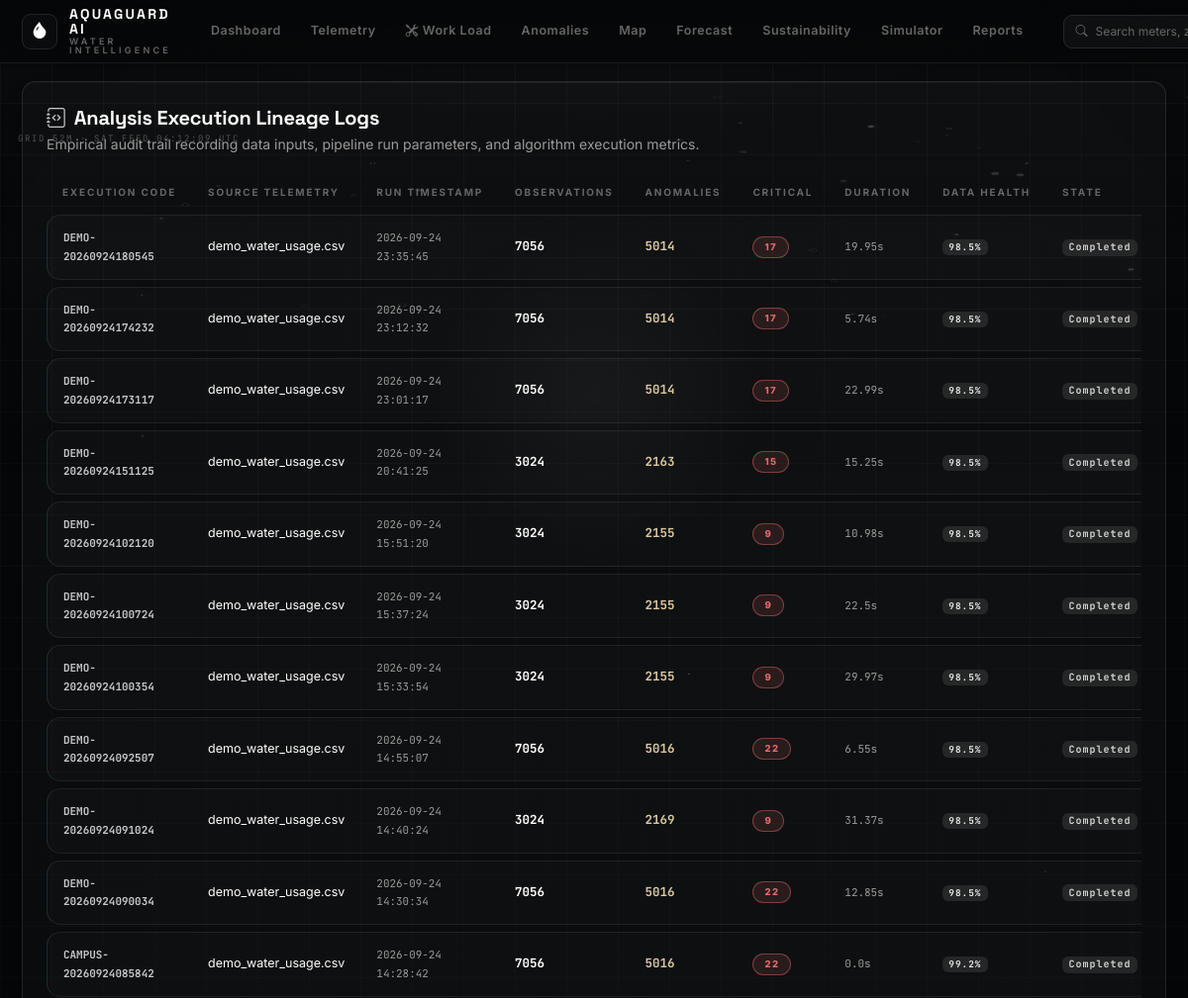
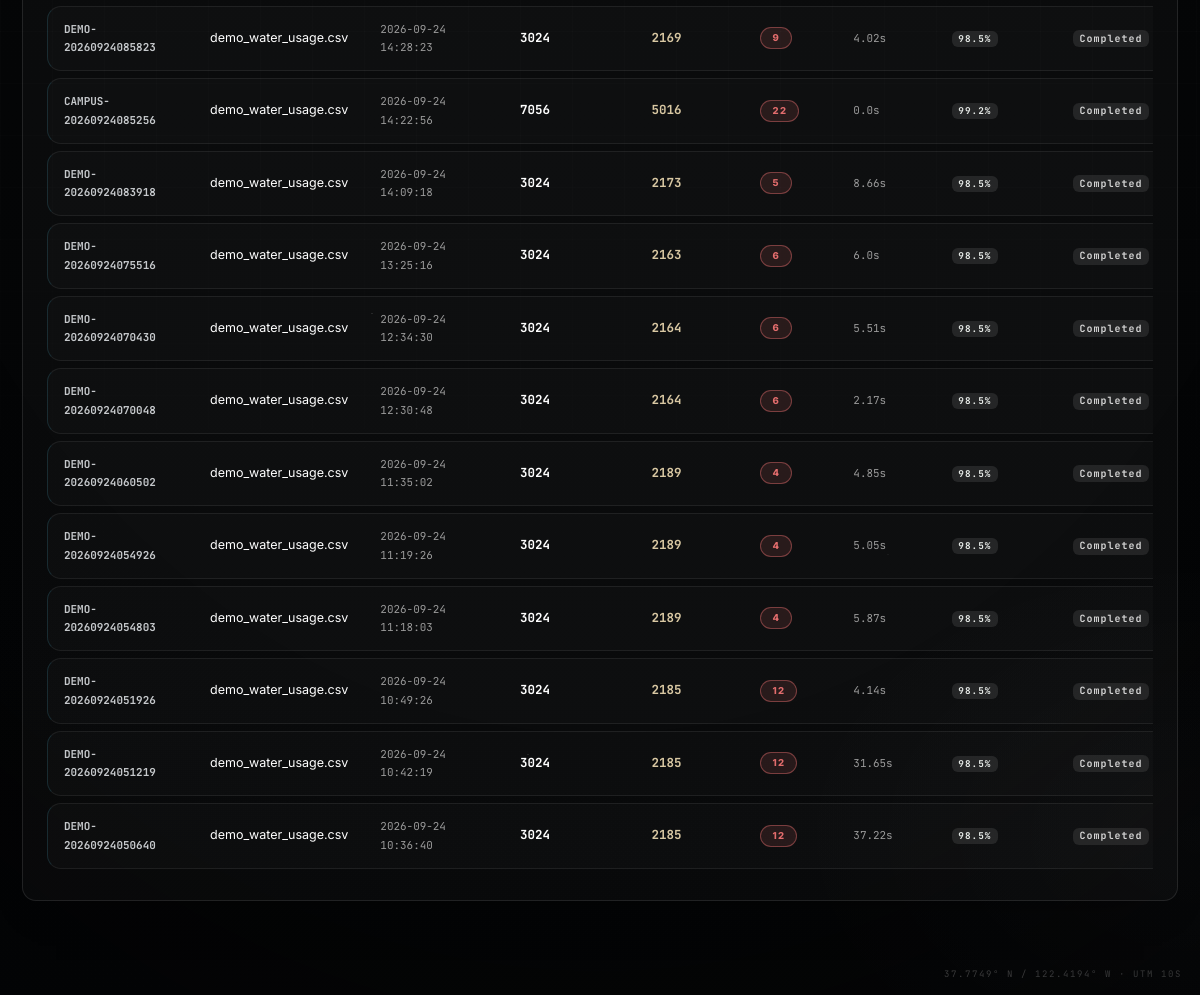
The page /analysis (signed in) on the database its author committed (2 pictures, top to bottom).
### models.py (models this page shows)
class AnalysisRun(db.Model):
    __tablename__ = 'analysis_runs'
    id = db.Column(db.Integer, primary_key=True)
    run_code = db.Column(db.String(64), unique=True, nullable=False)
    filename = db.Column(db.String(255), nullable=False)
    records_count = db.Column(db.Integer, default=0)
    valid_records = db.Column(db.Integer, default=0)
    invalid_records = db.Column(db.Integer, default=0)
    duplicate_records = db.Column(db.Integer, default=0)
    anomalies_found = db.Column(db.Integer, default=0)
    critical_count = db.Column(db.Integer, default=0)
    execution_time_seconds = db.Column(db.Float, default=0.0)
    data_quality_score = db.Column(db.Float, default=100.0)
    algorithms_used = db.Column(db.String(255), nullable=True)
    parameters = db.Column(db.Text, nullable=True)  # JSON parameters used
    status = db.Column(db.String(30), default='Completed')
    created_at = db.Column(db.DateTime, default=datetime.now)

### routes/main_routes.py (the view)
@main_bp.route('/analysis')
@login_required
def analysis_history():
    runs = AnalysisRun.query.order_by(AnalysisRun.created_at.desc()).all()
    return render_template('pages/analysis.html', runs=runs)

### templates/pages/analysis.html (shortened to what this page needs)
{% extends 'base.html' %}
{% block content %}
<div class="glass-panel p-4 mb-4">
  <div class="d-flex align-items-center justify-content-between mb-3">
    <div>
      <h3 class="h5 fw-bold text-white mb-1"><i class="bi bi-journal-code text-info me-2"></i>Analysis Execution Lineage Logs</h3>
      <p class="text-secondary small mb-0">Empirical audit trail recording data inputs, pipeline run parameters, and algorithm execution metrics.</p>
    </div>
  </div>
  <div class="table-responsive">
    <table class="holo-table">
      <thead>
        <tr>
          <th>Execution Code</th>
          <th>Source Telemetry</th>
          <th>Run Timestamp</th>
          <th>Observations</th>
          <th>Anomalies</th>
          <th>Critical</th>
          <th>Duration</th>
          <th>Data Health</th>
          <th>State</th>
        </tr>
      </thead>
      <tbody>
        {% if runs %}
          {% for r in runs %}
          <tr>
            <td><code class="text-info fw-bold font-mono">{{ r.run_code }}</code></td>
            <td><span class="text-white">{{ r.filename }}</span></td>
            <td><small class="text-secondary font-mono">{{ r.created_at.strftime('%Y-%m-%d %H:%M:%S') }}</small></td>
            <td><strong class="font-mono text-white">{{ r.records_count }}</strong></td>
            <td><span class="text-warning fw-bold font-mono">{{ r.anomalies_found }}</span></td>
            <td><span class="pill-severity {% if r.critical_count > 0 %}pill-critical{% else %}pill-normal{% endif %}">{{ r.critical_count }}</span></td>
            <td><small class="text-secondary font-mono">{{ r.execution_time_seconds }}s</small></td>
            <td>
              <span class="badge {% if r.data_quality_score >= 85 %}bg-success{% elif r.data_quality_score >= 60 %}bg-warning text-dark{% else %}bg-danger{% endif %} font-mono">
                {{ r.data_quality_score }}%
              </span>
            </td>
            <td><span class="badge bg-secondary font-mono" style="font-size: 10px;">{{ r.status }}</span></td>
          </tr>
          {% endfor %}
        {% else %}
          <tr>
            <td colspan="9" class="text-center py-5 text-muted">
              No analysis pipeline execution logs recorded yet.
            </td>
          </tr>
        {% endif %}
      </tbody>
    </table>
  </div>
</div>
{% endblock %}

### static/css/design3.css (style rules this page uses)
:root { --bg-deep: #050607; --bg-ocean: #0b0d0f; --bg-abyss: #030405; --aqua-1: #ffffff; --aqua-2: #d6d6d6; --aqua-3: #9fa4a8; --aqua-deep: #232629; --teal: #c8cccf; --holo-purple: #b9bdc1; --green: #e8ece9; --amber: #d9c8a3; --red: #e26d6d; --red-deep: #b54a4a; --text-hi: #f5f5f5; --text-dim: #a5a5a5; --text-mut: #666666; --bs-secondary: #a5a5a5; --bs-secondary-rgb: 165, 165, 165; --bs-secondary-color: #a5a5a5; --bs-secondary-color-rgb: 165, 165, 165; --bs-border-color: rgba(255, 255, 255, 0.10); --glass-bg: rgba(11, 13, 15, 0.55); --glass-border: rgba(255, 255, 255, 0.10); --glass-border-bright: rgba(255, 255, 255, 0.22); --glass-blur: blur(20px) saturate(1); --glow-aqua: 0 0 0 rgba(0,0,0,0); --glow-aqua-lg: 0 0 18px rgba(255,255,255,0.05); --glow-red: 0 0 16px rgba(226,109,109,0.22); --glow-green: 0 0 14px rgba(255,255,255,0.06); --card-bg: rgba(255, 255, 255, 0.025); --card-border: rgba(255, 255, 255, 0.10); --panel-bg: #101316; --panel-elev: #15191c; }
body { background: var(--bg-deep); color: var(--text-hi); }
body::before { background: radial-gradient(1100px 640px at 50% -12%, rgba(255,255,255,0.045), transparent 60%), radial-gradient(760px 520px at 100% 92%, rgba(255,255,255,0.025), transparent 55%), linear-gradient(180deg, #070809 0%, #050607 55%, #040506 100%); }
body::after { background: radial-gradient(120% 90% at 50% 40%, transparent 52%, rgba(2, 2, 3, 0.6) 100%); }
.glass-panel, .glass-card { background: var(--card-bg); backdrop-filter: blur(16px) saturate(1); -webkit-backdrop-filter: blur(16px) saturate(1); border: 1px solid var(--card-border); border-radius: 14px; box-shadow: 0 18px 50px -34px rgba(0,0,0,0.9), inset 0 1px 0 rgba(255,255,255,0.02); }
.glass-panel::before, .glass-card::before { background: linear-gradient(90deg, transparent, rgba(255,255,255,0.05), transparent); height: 1px; }
.holo-table th { color: var(--text-mut); letter-spacing: 1.8px; }
.holo-table td { background: rgba(255,255,255,0.02); border-color: rgba(255,255,255,0.07); color: var(--text-hi); }
.pill-severity { letter-spacing: 1.4px; }
.pill-critical { background: rgba(226,109,109,0.12); border: 1px solid rgba(226,109,109,0.45); color: #e26d6d; box-shadow: none; }
.badge { font-family: 'JetBrains Mono'; letter-spacing: 1px; }
.bg-success { background: rgba(232,236,233,0.1) !important; color: #e8ece9 !important; }
.bg-secondary { background: rgba(102,102,102,0.25) !important; color: #d6d6d6 !important; }
.text-info { color: #c6c9cc !important; }
.text-warning { color: #d9c8a3 !important; }
.text-secondary { color: #9b9b9b !important; }
* { scrollbar-width: thin; scrollbar-color: rgba(255,255,255,0.2) rgba(5,6,7,.9); }

### rows shown on the page
AnalysisRun: run_code "DEMO-20260924180545", filename "demo_water_usage.csv", created_at "2026-09-24 23:35:45", records_count "7056", anomalies_found "5014", critical_count "17", execution_time_seconds "19.95", data_quality_score "98.5", status "Completed"
AnalysisRun: run_code "DEMO-20260924174232", filename "demo_water_usage.csv", created_at "2026-09-24 23:12:32", records_count "7056", anomalies_found "5014", critical_count "17", execution_time_seconds "5.74", data_quality_score "98.5", status "Completed"
AnalysisRun: run_code "DEMO-20260924173117", filename "demo_water_usage.csv", created_at "2026-09-24 23:01:17", records_count "7056", anomalies_found "5014", critical_count "17", execution_time_seconds "22.99", data_quality_score "98.5", status "Completed"
AnalysisRun: run_code "DEMO-20260924151125", filename "demo_water_usage.csv", created_at "2026-09-24 20:41:25", records_count "3024", anomalies_found "2163", critical_count "15", execution_time_seconds "15.25", data_quality_score "98.5", status "Completed"
AnalysisRun: run_code "DEMO-20260924102120", filename "demo_water_usage.csv", created_at "2026-09-24 15:51:20", records_count "3024", anomalies_found "2155", critical_count "9", execution_time_seconds "10.98", data_quality_score "98.5", status "Completed"
AnalysisRun: run_code "DEMO-20260924100724", filename "demo_water_usage.csv", created_at "2026-09-24 15:37:24", records_count "3024", anomalies_found "2155", critical_count "9", execution_time_seconds "22.5", data_quality_score "98.5", status "Completed"
AnalysisRun: run_code "DEMO-20260924100354", filename "demo_water_usage.csv", created_at "2026-09-24 15:33:54", records_count "3024", anomalies_found "2155", critical_count "9", execution_time_seconds "29.97", data_quality_score "98.5", status "Completed"
AnalysisRun: run_code "DEMO-20260924092507", filename "demo_water_usage.csv", created_at "2026-09-24 14:55:07", records_count "7056", anomalies_found "5016", critical_count "22", execution_time_seconds "6.55", data_quality_score "98.5", status "Completed"
AnalysisRun: run_code "DEMO-20260924091024", filename "demo_water_usage.csv", created_at "2026-09-24 14:40:24", records_count "3024", anomalies_found "2169", critical_count "9", execution_time_seconds "31.37", data_quality_score "98.5", status "Completed"
AnalysisRun: run_code "DEMO-20260924090034", filename "demo_water_usage.csv", created_at "2026-09-24 14:30:34", records_count "7056", anomalies_found "5016", critical_count "22", execution_time_seconds "12.85", data_quality_score "98.5", status "Completed"
AnalysisRun: run_code "CAMPUS-20260924085842", filename "demo_water_usage.csv", created_at "2026-09-24 14:28:42", records_count "7056", anomalies_found "5016", critical_count "22", execution_time_seconds "0.0", data_quality_score "99.2", status "Completed"
AnalysisRun: run_code "DEMO-20260924085823", filename "demo_water_usage.csv", created_at "2026-09-24 14:28:23", records_count "3024", anomalies_found "2169", critical_count "9", execution_time_seconds "4.02", data_quality_score "98.5", status "Completed"
AnalysisRun: run_code "CAMPUS-20260924085256", filename "demo_water_usage.csv", created_at "2026-09-24 14:22:56", records_count "7056", anomalies_found "5016", critical_count "22", execution_time_seconds "0.0", data_quality_score "99.2", status "Completed"
AnalysisRun: run_code "DEMO-20260924083918", filename "demo_water_usage.csv", created_at "2026-09-24 14:09:18", records_count "3024", anomalies_found "2173", critical_count "5", execution_time_seconds "8.66", data_quality_score "98.5", status "Completed"
AnalysisRun: run_code "DEMO-20260924075516", filename "demo_water_usage.csv", created_at "2026-09-24 13:25:16", records_count "3024", anomalies_found "2163", critical_count "6", execution_time_seconds "6.0", data_quality_score "98.5", status "Completed"
AnalysisRun: run_code "DEMO-20260924070430", filename "demo_water_usage.csv", created_at "2026-09-24 12:34:30", records_count "3024", anomalies_found "2164", critical_count "6", execution_time_seconds "5.51", data_quality_score "98.5", status "Completed"
AnalysisRun: run_code "DEMO-20260924070048", filename "demo_water_usage.csv", created_at "2026-09-24 12:30:48", records_count "3024", anomalies_found "2164", critical_count "6", execution_time_seconds "2.17", data_quality_score "98.5", status "Completed"
AnalysisRun: run_code "DEMO-20260924060502", filename "demo_water_usage.csv", created_at "2026-09-24 11:35:02", records_count "3024", anomalies_found "2189", critical_count "4", execution_time_seconds "4.85", data_quality_score "98.5", status "Completed"
AnalysisRun: run_code "DEMO-20260924054926", filename "demo_water_usage.csv", created_at "2026-09-24 11:19:26", records_count "3024", anomalies_found "2189", critical_count "4", execution_time_seconds "5.05", data_quality_score "98.5", status "Completed"
AnalysisRun: run_code "DEMO-20260924054803", filename "demo_water_usage.csv", created_at "2026-09-24 11:18:03", records_count "3024", anomalies_found "2189", critical_count "4", execution_time_seconds "5.87", data_quality_score "98.5", status "Completed"
AnalysisRun: run_code "DEMO-20260924051926", filename "demo_water_usage.csv", created_at "2026-09-24 10:49:26", records_count "3024", anomalies_found "2185", critical_count "12", execution_time_seconds "4.14", data_quality_score "98.5", status "Completed"
AnalysisRun: run_code "DEMO-20260924051219", filename "demo_water_usage.csv", created_at "2026-09-24 10:42:19", records_count "3024", anomalies_found "2185", critical_count "12", execution_time_seconds "31.65", data_quality_score "98.5", status "Completed"
AnalysisRun: run_code "DEMO-20260924050640", filename "demo_water_usage.csv", created_at "2026-09-24 10:36:40", records_count "3024", anomalies_found "2185", critical_count "12", execution_time_seconds "37.22", data_quality_score "98.5", status "Completed"
